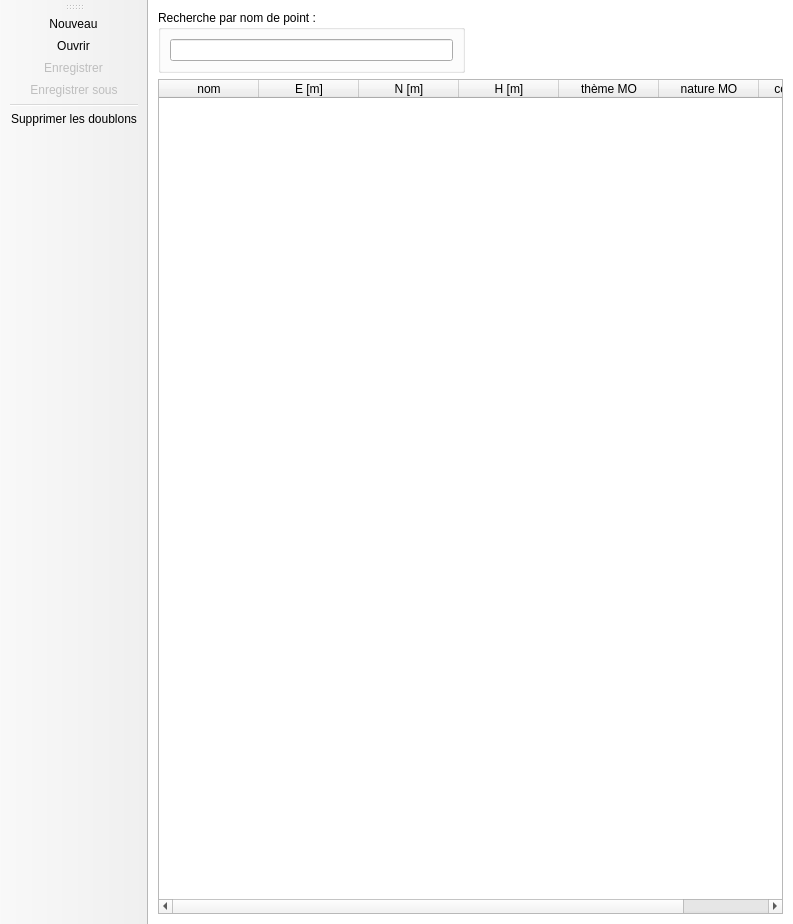
<?xml version="1.0" encoding="UTF-8"?>
<ui version="4.0">
 <class>OngletPoints</class>
 <widget class="QMainWindow" name="OngletPoints">
  <property name="geometry">
   <rect>
    <x>0</x>
    <y>0</y>
    <width>793</width>
    <height>924</height>
   </rect>
  </property>
  <property name="windowTitle">
   <string>Points</string>
  </property>
  <property name="windowIcon">
   <iconset>
    <normaloff>img/Points.png</normaloff>img/Points.png</iconset>
  </property>
  <property name="styleSheet">
   <string notr="true">font: 9pt &quot;MS Shell Dlg 2&quot;;</string>
  </property>
  <property name="iconSize">
   <size>
    <width>30</width>
    <height>30</height>
   </size>
  </property>
  <widget class="QWidget" name="centralwidget">
   <property name="styleSheet">
    <string notr="true">#centralwidget {
    background-color:rgb(255, 255, 255);
}</string>
   </property>
   <layout class="QGridLayout" name="gridLayout_2">
    <property name="leftMargin">
     <number>10</number>
    </property>
    <property name="topMargin">
     <number>10</number>
    </property>
    <property name="rightMargin">
     <number>10</number>
    </property>
    <property name="bottomMargin">
     <number>10</number>
    </property>
    <item row="0" column="0">
     <widget class="QGroupBox" name="groupBox">
      <property name="title">
       <string>Recherche par nom de point :</string>
      </property>
      <layout class="QGridLayout" name="gridLayout">
       <item row="0" column="0">
        <widget class="QLineEdit" name="inputRecherchePoint">
         <property name="font">
          <font>
           <family>MS Shell Dlg 2</family>
           <pointsize>9</pointsize>
           <weight>50</weight>
           <italic>false</italic>
           <bold>false</bold>
          </font>
         </property>
         <property name="text">
          <string/>
         </property>
        </widget>
       </item>
      </layout>
     </widget>
    </item>
    <item row="0" column="1">
     <spacer name="horizontalSpacer">
      <property name="orientation">
       <enum>Qt::Horizontal</enum>
      </property>
      <property name="sizeHint" stdset="0">
       <size>
        <width>258</width>
        <height>20</height>
       </size>
      </property>
     </spacer>
    </item>
    <item row="1" column="0" colspan="3">
     <widget class="QTableWidget" name="tableWidgetPoints">
      <property name="selectionMode">
       <enum>QAbstractItemView::SingleSelection</enum>
      </property>
      <property name="sortingEnabled">
       <bool>true</bool>
      </property>
      <attribute name="verticalHeaderVisible">
       <bool>false</bool>
      </attribute>
      <column>
       <property name="text">
        <string>nom</string>
       </property>
      </column>
      <column>
       <property name="text">
        <string>E [m]</string>
       </property>
      </column>
      <column>
       <property name="text">
        <string>N [m]</string>
       </property>
      </column>
      <column>
       <property name="text">
        <string>H [m]</string>
       </property>
      </column>
      <column>
       <property name="text">
        <string>thème MO</string>
       </property>
      </column>
      <column>
       <property name="text">
        <string>nature MO</string>
       </property>
      </column>
      <column>
       <property name="text">
        <string>commentaire</string>
       </property>
      </column>
     </widget>
    </item>
   </layout>
  </widget>
  <widget class="QToolBar" name="toolBar">
   <property name="windowTitle">
    <string>toolBar</string>
   </property>
   <attribute name="toolBarArea">
    <enum>LeftToolBarArea</enum>
   </attribute>
   <attribute name="toolBarBreak">
    <bool>false</bool>
   </attribute>
   <addaction name="actionNouveau"/>
   <addaction name="actionOuvrir"/>
   <addaction name="actionEnregistrer"/>
   <addaction name="actionEnregistrer_sous"/>
   <addaction name="separator"/>
   <addaction name="actionSupprimer_les_doublons"/>
  </widget>
  <action name="actionNouveau">
   <property name="enabled">
    <bool>true</bool>
   </property>
   <property name="icon">
    <iconset>
     <normaloff>img/newFile.png</normaloff>img/newFile.png</iconset>
   </property>
   <property name="text">
    <string>Nouveau...</string>
   </property>
   <property name="shortcut">
    <string>Ctrl+N</string>
   </property>
  </action>
  <action name="actionOuvrir">
   <property name="icon">
    <iconset>
     <normaloff>img/open2.png</normaloff>img/open2.png</iconset>
   </property>
   <property name="text">
    <string>Ouvrir...</string>
   </property>
   <property name="shortcut">
    <string>Ctrl+O</string>
   </property>
  </action>
  <action name="actionEnregistrer">
   <property name="enabled">
    <bool>false</bool>
   </property>
   <property name="icon">
    <iconset>
     <normaloff>img/save.png</normaloff>img/save.png</iconset>
   </property>
   <property name="text">
    <string>Enregistrer</string>
   </property>
   <property name="shortcut">
    <string>Ctrl+S</string>
   </property>
  </action>
  <action name="actionEnregistrer_sous">
   <property name="enabled">
    <bool>false</bool>
   </property>
   <property name="icon">
    <iconset>
     <normaloff>img/saveAs.png</normaloff>img/saveAs.png</iconset>
   </property>
   <property name="text">
    <string>Enregistrer sous...</string>
   </property>
   <property name="shortcut">
    <string>Ctrl+Shift+S</string>
   </property>
  </action>
  <action name="actionSupprimer_les_doublons">
   <property name="icon">
    <iconset>
     <normaloff>img/suppDoublons.png</normaloff>img/suppDoublons.png</iconset>
   </property>
   <property name="text">
    <string>Supprimer les doublons</string>
   </property>
  </action>
 </widget>
 <resources/>
 <connections/>
</ui>
